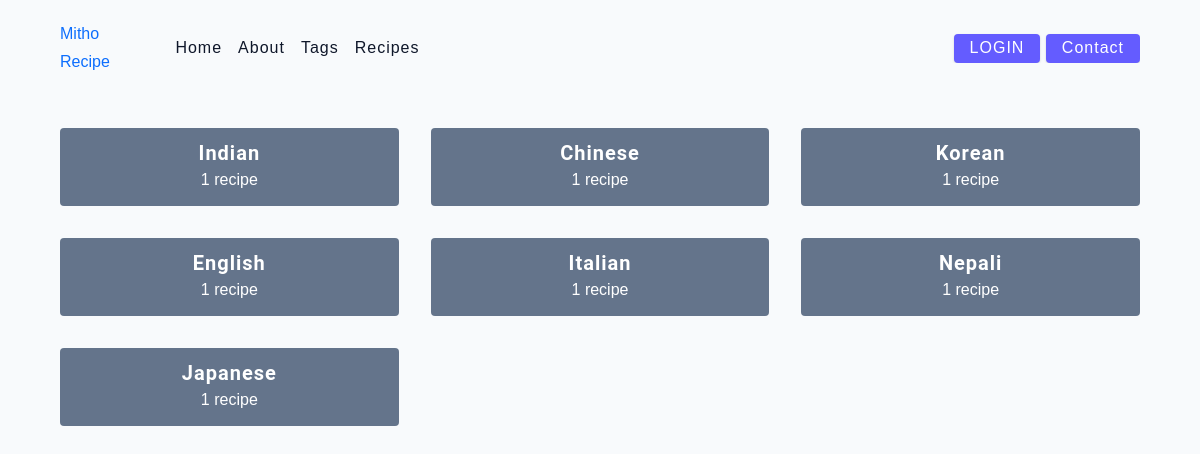
The app's page /tags with its own data.
### back/models/category.py (models this page shows, shortened)
class Category(models.Model):
    name = models.CharField(max_length=20)

### back/views.py (the view)
# urls.py: path('tags', views.tags),
def tags(request):
    category = Category.objects.all()
    context = {
        'cat': category,
    }
    return render(request, 'tags.html', context)

### back/templates/tags.html (shortened to what this page needs)
{%extends 'header.html'%}
{% block content %}
  <body>
    <main class="page">
         <section class="tags-wrapper">
          {% for c in cat %}
              <a href="template/{{c.id}}" class="tag">
                <h5>{{ c.name }}</h5>
                <p>1 recipe</p>
              </a>
             {% endfor %}
           </section>
    </main>
  </body>
{% endblock %}

### back/static/main.css (style rules this page uses)
html { font-size: 100%; }
:root { --primary-100: #e2e0ff; --primary-200: #c1beff; --primary-300: #a29dff; --primary-400: #837dff; --primary-500: #645cff; --primary-600: #504acc; --primary-700: #3c3799; --primary-800: #282566; --primary-900: #141233; --grey-50: #f8fafc; --grey-100: #f1f5f9; --grey-200: #e2e8f0; --grey-300: #cbd5e1; --grey-400: #94a3b8; --grey-500: #64748b; --grey-600: #475569; --grey-700: #334155; --grey-800: #1e293b; --grey-900: #0f172a; --black: #222; --white: #fff; --red-light: #f8d7da; --red-dark: #842029; --green-light: #d1e7dd; --green-dark: #0f5132; --headingFont: 'Roboto', sans-serif; --bodyFont: 'Nunito', sans-serif; --smallText: 0.7em; --backgroundColor: var(--grey-50); --textColor: var(--grey-900); --borderRadius: 0.25rem; --letterSpacing: 1px; --transition: 0.3s ease-in-out all; --max-width: 1120px; --fixed-width: 600px; --shadow-1: 0 1px 3px 0 rgba(0, 0, 0, 0.1), 0 1px 2px 0 rgba(0, 0, 0, 0.06); --shadow-2: 0 4px 6px -1px rgba(0, 0, 0, 0.1), 0 2px 4px -1px rgba(0, 0, 0, 0.06); --shadow-3: 0 10px 15px -3px rgba(0, 0, 0, 0.1), 0 4px 6px -2px rgba(0, 0, 0, 0.05); --shadow-4: 0 20px 25px -5px rgba(0, 0, 0, 0.1), 0 10px 10px -5px rgba(0, 0, 0, 0.04); }
body { background: var(--backgroundColor); font-family: var(--bodyFont); font-weight: 400; line-height: 1.75; color: var(--textColor); }
p { margin-top: 0; margin-bottom: 1.5rem; max-width: 40em; }
h1, h2, h3, h4, h5 { margin: 0; margin-bottom: 1.38rem; font-family: var(--headingFont); font-weight: 400; line-height: 1.3; text-transform: capitalize; letter-spacing: var(--letterSpacing); }
h5 { font-size: 1.25rem; }
a { text-decoration: none; }
::placeholder { font-family: inherit; color: var(--grey-400); }
.page { width: 90vw; max-width: var(--max-width); margin: 0 auto; }
.page { padding-top: 2rem; min-height: calc(100vh - (6rem + 4rem)); }
.tags-wrapper { display: grid; gap: 2rem; padding-bottom: 3rem; }
.tag { background: var(--grey-500); border-radius: var(--borderRadius); text-align: center; color: var(--white); transition: var(--transition); padding: 0.75rem 0; }
.tag h5, .tag p { margin-bottom: 0; }
.tag h5 { font-weight: 600; }
@media screen and (min-width: 576px) { .tags-wrapper { grid-template-columns: 1fr 1fr; } }
@media screen and (min-width: 992px) { .tags-wrapper { grid-template-columns: 1fr 1fr 1fr; } }

### records on screen
Category: name "Indian"
Category: name "Chinese"
Category: name "Korean"
Category: name "English"
Category: name "Italian"
Category: name "Nepali"
Category: name "Japanese"
